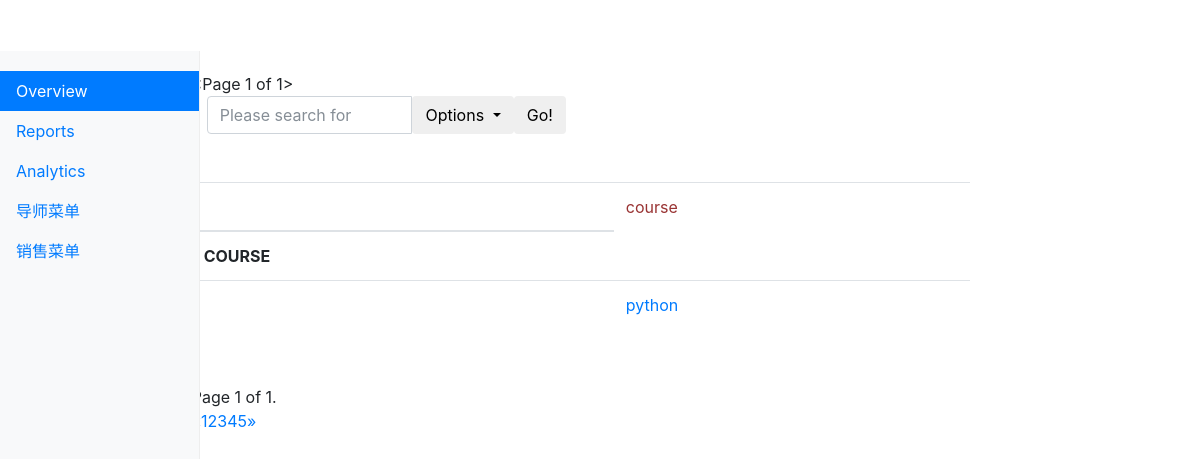
The page /kingadmin/crm/course/ (signed in) on the database as committed earlier.
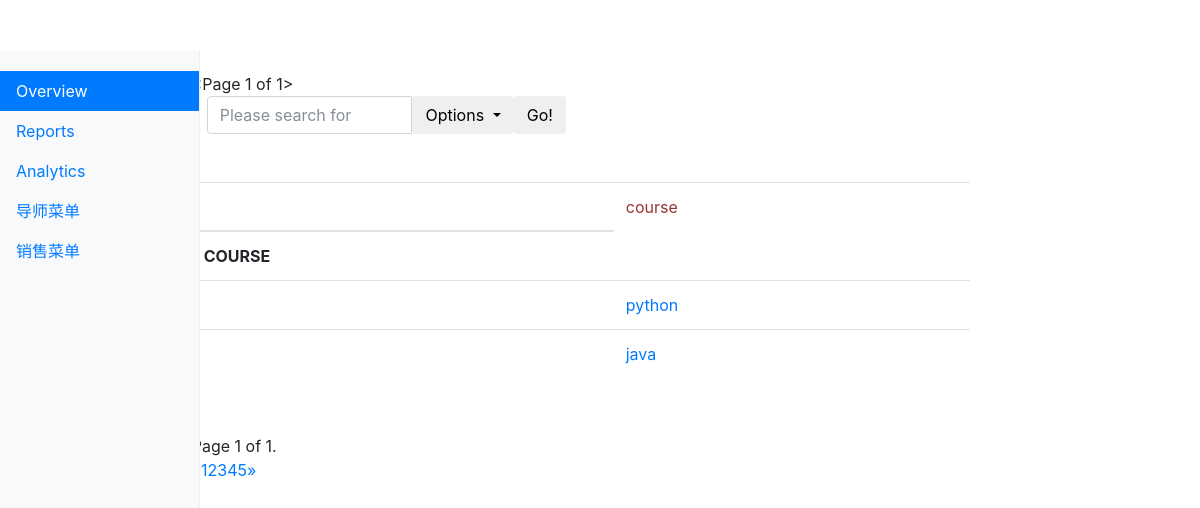
The same page on the database as committed later.
### crm/models.py (models this page shows, shortened)
class Menus(models.Model):
    name = models.CharField(max_length=64)
    url_type_choices = ((0,'absolute'),(1,'dynamic'))
    url_type = models.SmallIntegerField(choices=url_type_choices,default=0)
    url_name = models.CharField(max_length=128)
    class Meta:
        unique_together = ('name','url_name')

class Course(models.Model):
    name = models.CharField(max_length=64, verbose_name="课程名称", unique = True)
    price = models.PositiveIntegerField(verbose_name="价格")
    period = models.PositiveIntegerField(verbose_name="课程周期(月)",default=5)
    outline = models.TextField(verbose_name="大纲")
    def __str__(self):
        return self.name

### kingadmin/views.py (the view)
# urls.py: url(r'^(\w+)/(\w+)/$', views.table_list, name="table_list"),
@login_required
def table_list(request, app_name, model_name):
    admin_class = site.enabled_admin[app_name][model_name] #get the admin_class class save in the list
    querysets = admin_class.model.objects.all() # get the data
    filter_list = request.GET
    filtered_query, querysets = selected_set(filter_list, querysets)
    admin_class.filtered_query = filtered_query
    querysets = querysets.order_by('id')
    need_sort_column_name,sorted_querysets, sorted_column = sorted_querysets_by_column(request, querysets, admin_class)
    searched_queryset = searched_querysets(request, sorted_querysets, admin_class)
    querysets  = Paginator(searched_queryset ,4)
    page = request.GET.get('page')
    try:
        querysets = querysets.get_page(page)
    except PageNotAnInteger:
        querysets = querysets.get_page(1)
    except EmptyPage:
        querysets = querysets.get_page(querysets.num_pages)
    admin_class.sorted_colunm_name = need_sort_column_name
    admin_class.sorted_column = sorted_column
    return render(request, "kingadmin/table_list.html",\
                  {"querysets": querysets,"model_name":model_name,\
                   "admin_class":admin_class, "need_sort_column_name": need_sort_column_name})

### kingadmin/templatetags/kingadmin_tags.py (called while the page is built)
@register.simple_tag
def build_table_row(count,obj, admin_class):
    ele = ""
    if admin_class.list_display:
        for index, column_name in enumerate(admin_class.list_display):
            column_obj = admin_class.model._meta.get_field(column_name)
            if column_obj.choices:
                column_data = getattr(obj, "get_%s_display" %column_name)()
            else:
                column_data = getattr(obj, column_name)
            if not index:
                ele += "<td><a href='%s/change'>%s</a></td>" % (obj.id, column_data)
            else:
                ele += "<td>%s</td>" % column_data
    else:
        ele += "<td><a href='%s/change'>%s</a></td>" % (count, obj)
    return mark_safe(ele)

@register.simple_tag
def get_model_name(admin_class):
    return admin_class.model._meta.model_name.upper()

@register.simple_tag
def get_filteredlist_pagenum(admin_class, querysets):
    page_num = querysets.number
    filtered_list = admin_class.filtered_query
    ele = ""
    if page_num:
        ele += "&page=%s" % page_num
    if filtered_list:
        for k, v in filtered_list.items():
            ele += "&%s=%s" % (k, v)
    return mark_safe(ele)

### kingadmin/templates/kingadmin/table_list.html (shortened to what this page needs)
{% extends "kingadmin/index.html" %}
{% load kingadmin_tags %}
{% block dashboard %}
    {{ querysets }}
    <div>
    <form method="get">
        <div class="col-lg-6">
            <div class="input-group">
                <input type="text" class="form-control" placeholder="Please search for " name="search_fileds">
                <div class="input-group-btn">
                    <button type="button" class="btn btn-default dropdown-toggle" data-toggle="dropdown" aria-haspopup="true" aria-expanded="false">
                      <span>Options</span>
                    </button>
                  </div>
                  <span class="input-group-btn">
                    <button class="btn btn-default" type="submit">Go!</button>
                  </span>
            </div>
        </div>
    </form>
    <br>
    <br>
    </div>
    <table class="table table-hover">
    <thead>
        <tr>
            <th>
                <td style="color: #993333">{{ model_name }} </td>
            </th>
        </tr>
    </thead>
    <tbody>
    <tr>
        <th>
            {% if admin_class.list_display %}
                {% for item in admin_class.list_display %}
                    <td><a href="?o={% get_order_method need_sort_column_name item admin_class%}{% get_filteredlist_pagenum admin_class querysets %}">{{ item }}</a>
                        {% build_order_method_arrow need_sort_column_name item admin_class %}
                    </td>
                {% endfor %}
            {% else %}
                {% get_model_name admin_class %}
            {% endif %}
        </th>
    </tr>
    {% for  item in querysets %}
        <tr>
            <th>
               {% build_table_row forloop.counter item admin_class  %}
            </th>
        </tr>
    {% endfor %}
    </tbody>
    </table>
    {% build_page_navigation querysets admin_class %}
    <div class="pagination">
        <span class="step-links">
            <span class="current">
                Page {{ querysets.number }} of {{ querysets.paginator.num_pages }}.
            </span>
        </span>
    </div>
    <nav aria-label="Page navigation">
  <ul class="pagination">
    <li>
      <a href="#" aria-label="Previous">
        <span aria-hidden="true">&laquo;</span>
      </a>
    </li>
    <li><a href="#">1</a></li>
    <li><a href="#">2</a></li>
    <li><a href="#">3</a></li>
    <li><a href="#">4</a></li>
    <li><a href="#">5</a></li>
    <li>
      <a href="#" aria-label="Next">
        <span aria-hidden="true">&raquo;</span>
      </a>
    </li>
  </ul>
</nav>
{% endblock %}

### kingadmin/templates/kingadmin/index.html (shortened to what this page needs)
<!DOCTYPE html>
<html lang="en"><head><meta http-equiv="Content-Type" content="text/html; charset=UTF-8">
    <link href="/static/css/bootstrap.min.css" rel="stylesheet">
    <link href="/static/css/dashboard.css" rel="stylesheet">
</head>
  <body>
    <div class="container-fluid">
      <div class="row">
        <nav class="col-sm-3 col-md-2 d-none d-sm-block bg-light sidebar">
          <ul class="nav nav-pills flex-column">
            <li class="nav-item">
              <a class="nav-link active" href="https://getbootstrap.com/docs/4.0/examples/dashboard/#">Overview <span class="sr-only">(current)</span></a>
            </li>
            <li class="nav-item">
              <a class="nav-link" href="#">Reports</a>
            </li>
            <li class="nav-item">
              <a class="nav-link" href="#">Analytics</a>
            </li>
              {% for role_list in request.user.userprofile.role.all %}
                  {% for menu in role_list.menus.all  %}
                       <li class="nav-item">
                                 <a class="nav-link" href="{% if menu.url_type == 0 %}{{ menu.url_name }} {% else %}{% url menu.url_name  %}{% endif %}">{{menu.name }} </a>
                       </li>
                  {% endfor %}
              {% endfor %}
          </ul>
        </nav>
      <div class="col-sm-9 col-sm-offset-3 col-md-10 col-md-offset-2 main">
        <main role="main" class="col-sm-9 ml-sm-auto col-md-10 pt-3">
            {% block dashboard %}{% endblock %}
        </main>
      </div>
      </div>
    </div>
</body>
</html>

Rows that differ between the two databases and show on the page:
added Course: name "java"
